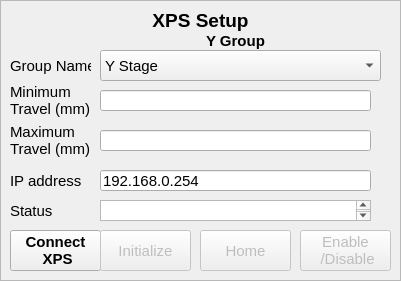
     <widget class="QFrame" name="frame_3">
      <property name="geometry">
       <rect>
        <x>30</x>
        <y>20</y>
        <width>401</width>
        <height>281</height>
       </rect>
      </property>
      <property name="font">
       <font>
        <pointsize>11</pointsize>
       </font>
      </property>
      <property name="frameShape">
       <enum>QFrame::StyledPanel</enum>
      </property>
      <property name="frameShadow">
       <enum>QFrame::Sunken</enum>
      </property>
      <widget class="QLabel" name="label_57">
       <property name="geometry">
        <rect>
         <x>10</x>
         <y>50</y>
         <width>81</width>
         <height>31</height>
        </rect>
       </property>
       <property name="font">
        <font>
         <pointsize>11</pointsize>
        </font>
       </property>
       <property name="text">
        <string>Group Name</string>
       </property>
      </widget>
      <widget class="QLabel" name="label_58">
       <property name="geometry">
        <rect>
         <x>10</x>
         <y>10</y>
         <width>381</width>
         <height>21</height>
        </rect>
       </property>
       <property name="font">
        <font>
         <pointsize>14</pointsize>
         <weight>75</weight>
         <bold>true</bold>
        </font>
       </property>
       <property name="autoFillBackground">
        <bool>true</bool>
       </property>
       <property name="text">
        <string>XPS Setup</string>
       </property>
       <property name="textFormat">
        <enum>Qt::AutoText</enum>
       </property>
       <property name="scaledContents">
        <bool>false</bool>
       </property>
       <property name="alignment">
        <set>Qt::AlignCenter</set>
       </property>
       <property name="textInteractionFlags">
        <set>Qt::LinksAccessibleByMouse</set>
       </property>
      </widget>
      <widget class="QLabel" name="label_60">
       <property name="geometry">
        <rect>
         <x>100</x>
         <y>30</y>
         <width>271</width>
         <height>21</height>
        </rect>
       </property>
       <property name="font">
        <font>
         <pointsize>11</pointsize>
         <weight>75</weight>
         <bold>true</bold>
        </font>
       </property>
       <property name="text">
        <string>Y Group</string>
       </property>
       <property name="textFormat">
        <enum>Qt::AutoText</enum>
       </property>
       <property name="scaledContents">
        <bool>false</bool>
       </property>
       <property name="alignment">
        <set>Qt::AlignCenter</set>
       </property>
       <property name="textInteractionFlags">
        <set>Qt::LinksAccessibleByMouse</set>
       </property>
      </widget>
      <widget class="QComboBox" name="y_stage_select">
       <property name="geometry">
        <rect>
         <x>100</x>
         <y>50</y>
         <width>281</width>
         <height>31</height>
        </rect>
       </property>
       <property name="font">
        <font>
         <pointsize>11</pointsize>
        </font>
       </property>
       <property name="currentIndex">
        <number>0</number>
       </property>
       <item>
        <property name="text">
         <string>Y Stage</string>
        </property>
       </item>
      </widget>
      <widget class="QLabel" name="label_61">
       <property name="geometry">
        <rect>
         <x>10</x>
         <y>80</y>
         <width>81</width>
         <height>41</height>
        </rect>
       </property>
       <property name="font">
        <font>
         <pointsize>11</pointsize>
        </font>
       </property>
       <property name="autoFillBackground">
        <bool>false</bool>
       </property>
       <property name="text">
        <string>Minimum Travel (mm)</string>
       </property>
       <property name="wordWrap">
        <bool>true</bool>
       </property>
      </widget>
      <widget class="QLineEdit" name="y_min_trav_ip">
       <property name="geometry">
        <rect>
         <x>100</x>
         <y>90</y>
         <width>271</width>
         <height>21</height>
        </rect>
       </property>
       <property name="font">
        <font>
         <pointsize>11</pointsize>
        </font>
       </property>
      </widget>
      <widget class="QLabel" name="label_62">
       <property name="geometry">
        <rect>
         <x>10</x>
         <y>120</y>
         <width>81</width>
         <height>41</height>
        </rect>
       </property>
       <property name="font">
        <font>
         <pointsize>11</pointsize>
        </font>
       </property>
       <property name="autoFillBackground">
        <bool>false</bool>
       </property>
       <property name="text">
        <string>Maximum Travel (mm)</string>
       </property>
       <property name="wordWrap">
        <bool>true</bool>
       </property>
      </widget>
      <widget class="QLineEdit" name="y_max_trav_ip">
       <property name="geometry">
        <rect>
         <x>100</x>
         <y>130</y>
         <width>271</width>
         <height>21</height>
        </rect>
       </property>
       <property name="font">
        <font>
         <pointsize>11</pointsize>
        </font>
       </property>
      </widget>
      <widget class="QLabel" name="label_63">
       <property name="geometry">
        <rect>
         <x>10</x>
         <y>170</y>
         <width>81</width>
         <height>21</height>
        </rect>
       </property>
       <property name="font">
        <font>
         <pointsize>11</pointsize>
        </font>
       </property>
       <property name="text">
        <string>IP address</string>
       </property>
      </widget>
      <widget class="QLineEdit" name="ip_address_ip">
       <property name="geometry">
        <rect>
         <x>100</x>
         <y>170</y>
         <width>271</width>
         <height>21</height>
        </rect>
       </property>
       <property name="font">
        <font>
         <pointsize>11</pointsize>
        </font>
       </property>
       <property name="text">
        <string>192.168.0.254</string>
       </property>
      </widget>
      <widget class="QLabel" name="label_64">
       <property name="geometry">
        <rect>
         <x>10</x>
         <y>200</y>
         <width>81</width>
         <height>21</height>
        </rect>
       </property>
       <property name="font">
        <font>
         <pointsize>11</pointsize>
        </font>
       </property>
       <property name="text">
        <string>Status</string>
       </property>
      </widget>
      <widget class="QPushButton" name="connect_xps_bt">
       <property name="geometry">
        <rect>
         <x>10</x>
         <y>230</y>
         <width>91</width>
         <height>41</height>
        </rect>
       </property>
       <property name="font">
        <font>
         <pointsize>11</pointsize>
         <weight>75</weight>
         <bold>true</bold>
        </font>
       </property>
       <property name="autoFillBackground">
        <bool>false</bool>
       </property>
       <property name="text">
        <string>Connect 
 XPS</string>
       </property>
      </widget>
      <widget class="QPushButton" name="init_xps_bt">
       <property name="enabled">
        <bool>false</bool>
       </property>
       <property name="geometry">
        <rect>
         <x>100</x>
         <y>230</y>
         <width>91</width>
         <height>41</height>
        </rect>
       </property>
       <property name="font">
        <font>
         <pointsize>11</pointsize>
        </font>
       </property>
       <property name="autoFillBackground">
        <bool>false</bool>
       </property>
       <property name="text">
        <string>Initialize</string>
       </property>
      </widget>
      <widget class="QPushButton" name="home_xps_bt">
       <property name="enabled">
        <bool>false</bool>
       </property>
       <property name="geometry">
        <rect>
         <x>200</x>
         <y>230</y>
         <width>91</width>
         <height>41</height>
        </rect>
       </property>
       <property name="font">
        <font>
         <pointsize>11</pointsize>
        </font>
       </property>
       <property name="text">
        <string>Home</string>
       </property>
      </widget>
      <widget class="QPushButton" name="enable_dis_xps_bt">
       <property name="enabled">
        <bool>false</bool>
       </property>
       <property name="geometry">
        <rect>
         <x>300</x>
         <y>230</y>
         <width>91</width>
         <height>41</height>
        </rect>
       </property>
       <property name="font">
        <font>
         <pointsize>11</pointsize>
        </font>
       </property>
       <property name="text">
        <string>Enable 
 /Disable</string>
       </property>
      </widget>
      <widget class="QTextBrowser" name="y_status">
       <property name="geometry">
        <rect>
         <x>100</x>
         <y>200</y>
         <width>271</width>
         <height>21</height>
        </rect>
       </property>
       <property name="font">
        <font>
         <pointsize>11</pointsize>
        </font>
       </property>
      </widget>
     </widget>
